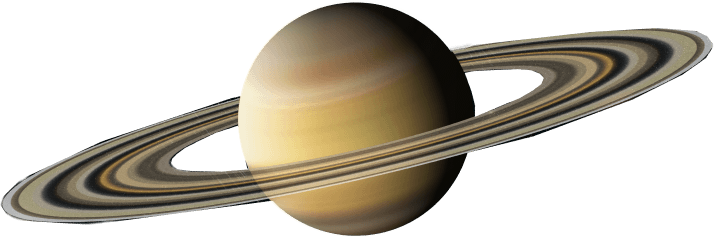
#> input picture PyDataAnalysis/Matplotlib/saturn.png, 714 x 238 px
$ python OtherPlot.py
#> lines starting #> are read from the running program, lines starting #| are printed output that depends on the picture
'''
Created on 2018. 7. 19.

@author: Byoungho Kang
'''

import matplotlib.pyplot as plt

# 한글처리
plt.rc('font',family='Malgun Gothic')
plt.rc('axes',unicode_minus=False)

# 이미지 데이터
img = plt.imread("saturn.png")
#> img is the input picture: shape (238, 714, 4) float32; mean R, G, B, A 0.225, 0.201, 0.154, 0.453
print(type(img), img.shape)  # <class 'numpy.ndarray'>
#| <class 'numpy.ndarray'> (238, 714, 4)

# 이미지 그리기
plt.imshow(img)
plt.title("Saturn")

# 화면에 출력
plt.show()

# Bar Plot
# 데이타
people = ('소미','세정','유정','청하','소혜','결경','채연','도연','미나','나영','연정')
scores = (858333,525352,438778,403633,229732,218338,215338,200069,173762,138726,136780)

# 그래프
xs = [i for i,_ in enumerate(people)]

plt.bar(xs, scores, facecolor='#9999ff', edgecolor='white')
plt.xticks(xs, people)
plt.ylabel('득표 수')
plt.title('프로듀스 시즌 1 최종 득표 수')
plt.show()
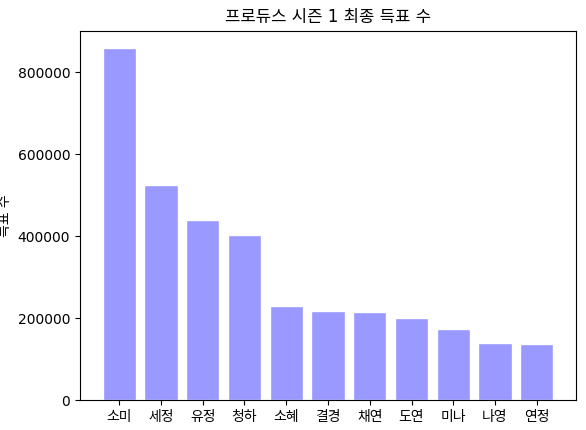
#> figure drawn by matplotlib, 1 panel; tallest bar 858333 high, from x = -0.4 to 0.4

# 히스토그램
# 임의 50명 연령
data = (22, 45, 23, 42, 9, 41, 28, 33, 32, 61, 11, 19, 20, 42, 12, 42, 72, 66, 52, 42,
        22, 42, 52, 44, 61, 2, 48, 52, 81, 79, 24, 19, 11, 22, 29, 43, 35, 52, 13, 42,
        32, 39, 28, 16, 19, 19, 8, 39, 29)

# x축
bins = [x*10 for x in range(11)]
print(bins)   # [0, 10, 20, 30, 40, 50, 60, 70, 80, 90, 100]
plt.hist(data, bins, rwidth=0.8, facecolor="#ff9999")

plt.ylabel('인원')
plt.title('연령대별 합계')
plt.show()
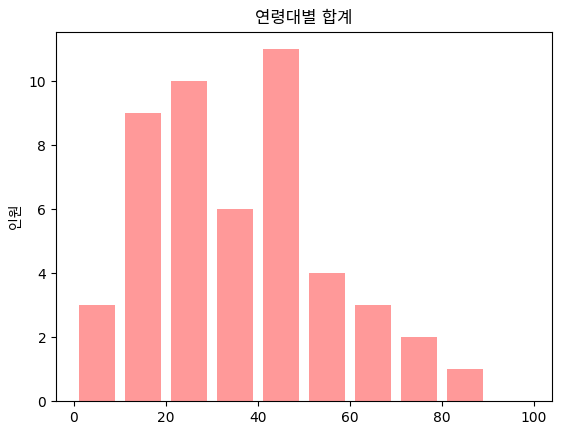
#> figure drawn by matplotlib, 1 panel; tallest bar 11 high, from x = 41 to 49

# Scatter
people = ('소미','세정','유정','청하','소혜','결경','채연','도연','미나','나영','연정')
scores = (858333,525352,438778,403633,229732,218338,215338,200069,173762,138726,136780)
search = (432800,607000,400500,201300,454900,340600,912800,236000,52800 ,167700,96000 )

plt.scatter(scores, search)
# Point에 Label추가 (label을 Point 근처에서 약간 떨어지게)
for people, scores_cnt, search_cnt in zip(people, scores, search):
    plt.annotate(people, xy=(scores_cnt, search_cnt), xytext=(5, 0), textcoords='offset points')

plt.axis([0, 1000000, 0, 1000000])
plt.title("최종득표수 대비 검색량")
plt.xlabel("최종득표수")
plt.ylabel("검색량")
plt.show()
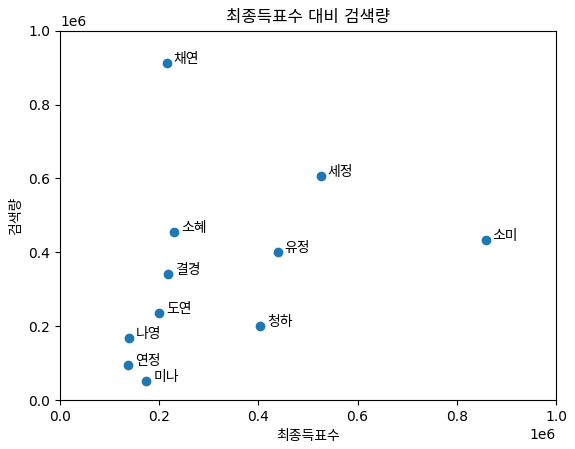
#> figure drawn by matplotlib, 1 panel
